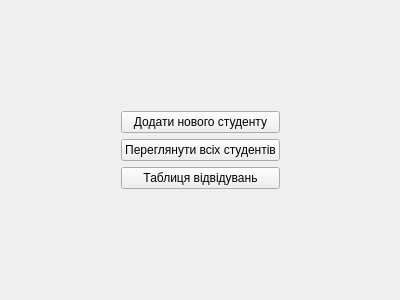
<?xml version="1.0" encoding="UTF-8"?>
<ui version="4.0">
 <class>MainWindow</class>
 <widget class="QMainWindow" name="MainWindow">
  <property name="geometry">
   <rect>
    <x>0</x>
    <y>0</y>
    <width>400</width>
    <height>300</height>
   </rect>
  </property>
  <property name="windowTitle">
   <string>MainWindow</string>
  </property>
  <widget class="QWidget" name="centralWidget">
   <layout class="QGridLayout" name="gridLayout">
    <item row="2" column="1">
     <widget class="QPushButton" name="pushButton_2">
      <property name="text">
       <string>Переглянути всіх студентів</string>
      </property>
     </widget>
    </item>
    <item row="3" column="1">
     <widget class="QPushButton" name="visitsTable">
      <property name="text">
       <string>Таблиця відвідувань</string>
      </property>
     </widget>
    </item>
    <item row="1" column="1">
     <widget class="QPushButton" name="pushButton">
      <property name="text">
       <string>Додати нового студенту</string>
      </property>
     </widget>
    </item>
    <item row="1" column="2">
     <spacer name="horizontalSpacer_2">
      <property name="orientation">
       <enum>Qt::Horizontal</enum>
      </property>
      <property name="sizeHint" stdset="0">
       <size>
        <width>40</width>
        <height>20</height>
       </size>
      </property>
     </spacer>
    </item>
    <item row="1" column="0">
     <spacer name="horizontalSpacer">
      <property name="orientation">
       <enum>Qt::Horizontal</enum>
      </property>
      <property name="sizeHint" stdset="0">
       <size>
        <width>40</width>
        <height>20</height>
       </size>
      </property>
     </spacer>
    </item>
    <item row="4" column="1">
     <spacer name="verticalSpacer">
      <property name="orientation">
       <enum>Qt::Vertical</enum>
      </property>
      <property name="sizeHint" stdset="0">
       <size>
        <width>20</width>
        <height>40</height>
       </size>
      </property>
     </spacer>
    </item>
    <item row="0" column="1">
     <spacer name="verticalSpacer_2">
      <property name="orientation">
       <enum>Qt::Vertical</enum>
      </property>
      <property name="sizeHint" stdset="0">
       <size>
        <width>20</width>
        <height>40</height>
       </size>
      </property>
     </spacer>
    </item>
   </layout>
  </widget>
 </widget>
 <layoutdefault spacing="6" margin="11"/>
 <resources/>
 <connections/>
</ui>
